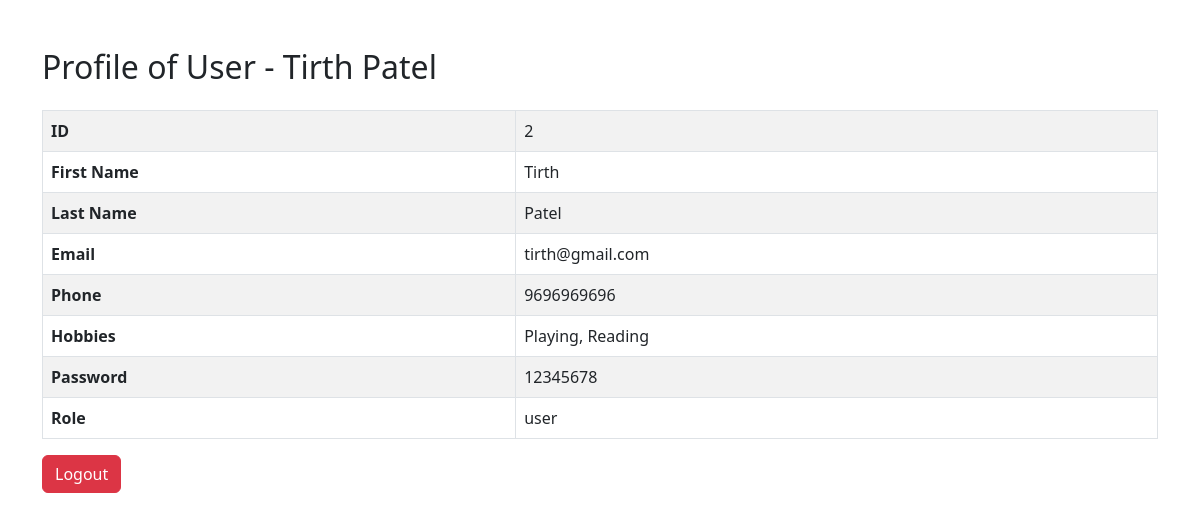
The page /user_profile.php (signed in) on the database its author committed.
### tables this page shows
CREATE TABLE `users` (
  `id` int(11) NOT NULL,
  `first_name` varchar(50) DEFAULT NULL,
  `last_name` varchar(50) DEFAULT NULL,
  `email` varchar(100) DEFAULT NULL,
  `phone` varchar(15) DEFAULT NULL,
  `hobbies` varchar(255) DEFAULT NULL,
  `password` varchar(255) DEFAULT NULL,
  `cpassword` varchar(30) NOT NULL,
  `role` enum('admin','user') DEFAULT 'user'
);

### user_profile.php (the view, shortened to what this page needs)
<?php
include 'db.php';
$id = $_SESSION['id'];
$user = $conn->query("SELECT * FROM users WHERE id=$id")->fetch_assoc();
?>
<!DOCTYPE html>
<html>
<head>
    <link href="https://cdn.jsdelivr.net/npm/bootstrap@5.3.0/dist/css/bootstrap.min.css" rel="stylesheet">
</head>
<body>
<div class="container mt-5">
    <h2 class="mb-4">Profile of User - <?php echo $user['first_name'] . " " . $user['last_name']; ?></h2>
    <table class="table table-bordered table-striped">
        <tr><th>ID</th><td><?php echo $user['id']; ?></td></tr>
        <tr><th>First Name</th><td><?php echo $user['first_name']; ?></td></tr>
        <tr><th>Last Name</th><td><?php echo $user['last_name']; ?></td></tr>
        <tr><th>Email</th><td><?php echo $user['email']; ?></td></tr>
        <tr><th>Phone</th><td><?php echo $user['phone']; ?></td></tr>
        <tr><th>Hobbies</th><td><?php echo $user['hobbies']; ?></td></tr>
        <tr><th>Password</th><td><?php echo $user['password']; ?></td></tr>
        <tr><th>Role</th><td><?php echo $user['role']; ?></td></tr>
    </table>
    <a href="logout.php" class="btn btn-danger">Logout</a>
</div>
</body>
</html>

### rows shown on the page
users: first_name "Tirth", last_name "Patel", id "2", email "tirth@gmail.com", phone "9696969696", hobbies "Playing, Reading", password "12345678", role "user"
